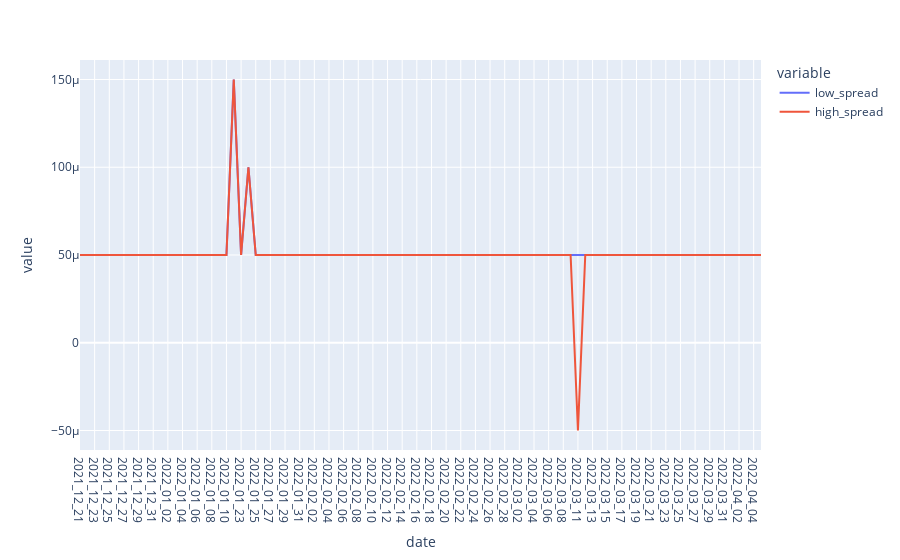

Notebook code cell kept with this figure:
### Code cell
# px.line(df, x='date', y=['min_intensity', 'max_intensity'])
# px.line(df, x='date', y=['min_volatility', 'max_volatility'])

df_removed = df[(np.abs(df.low_spread) < 0.0019)]
# df_removed = df.copy()
px.line(df_removed, x='date', y=['low_spread', 'high_spread'])

### Figure 1 — Plotly figure (JSON) as saved in the notebook; plotly's stock layout.template omitted (floating-point values rounded to 4 significant figures)
{"data": [{"hovertemplate": "variable=low_spread<br>date=%{x}<br>value=%{y}<extra></extra>", "legendgroup": "low_spread", "line": {"color": "#636efa", "dash": "solid"}, "marker": {"symbol": "circle"}, "mode": "lines", "name": "low_spread", "orientation": "v", "showlegend": true, "type": "scatter", "x": ["2021_12_21", "2021_12_22", "2021_12_23", "2021_12_24", "2021_12_25", "2021_12_26", "2021_12_27", "2021_12_28", "2021_12_29", "2021_12_30", "2021_12_31", "2022_01_01", "2022_01_02", "2022_01_03", "2022_01_04", "2022_01_05", "2022_01_06", "2022_01_07", "2022_01_08", "2022_01_09", "2022_01_10", "2022_01_22", "2022_01_23", "2022_01_24", "2022_01_25", "2022_01_26", "2022_01_27", "2022_01_28", "2022_01_29", "2022_01_30", "2022_01_31", "2022_02_01", "2022_02_02", "2022_02_03", "2022_02_04", "2022_02_05", "2022_02_06", "2022_02_07", "2022_02_08", "2022_02_09", "2022_02_10", "2022_02_11", "2022_02_12", "2022_02_13", "2022_02_14", "2022_02_15", "2022_02_16", "2022_02_17", "2022_02_18", "2022_02_19", "2022_02_20", "2022_02_21", "2022_02_22", "2022_02_23", "2022_02_24", "2022_02_25", "2022_02_26", "2022_02_27", "2022_02_28", "2022_03_01", "2022_03_02", "2022_03_03", "2022_03_04", "2022_03_05", "2022_03_06", "2022_03_07", "2022_03_08", "2022_03_09", "2022_03_11", "2022_03_12", "2022_03_13", "2022_03_14", "2022_03_15", "2022_03_16", "2022_03_17", "2022_03_18", "2022_03_19", "2022_03_20", "2022_03_21", "2022_03_22", "2022_03_23", "2022_03_24", "2022_03_25", "2022_03_26", "2022_03_27", "2022_03_28", "2022_03_29", "2022_03_30", "2022_03_31", "2022_04_01", "2022_04_02", "2022_04_03", "2022_04_04", "2022_04_05"], "xaxis": "x", "y": [5e-05, 5e-05, 5e-05, 5e-05, 5e-05, 5e-05, 5e-05, 5e-05, 5e-05, 5e-05, 5e-05, 5e-05, 5e-05, 5e-05, 5e-05, 5e-05, 5e-05, 5e-05, 5e-05, 5e-05, 5e-05, 0.00015, 5e-05, 0.0001, 5e-05, 5e-05, 5e-05, 5e-05, 5e-05, 5e-05, 5e-05, 5e-05, 5e-05, 5e-05, 5e-05, 5e-05, 5e-05, 5e-05, 5e-05, 5e-05, 5e-05, 5e-05, 5e-05, 5e-05, 5e-05, 5e-05, 5e-05, 5e-05, 5e-05, 5e-05, 5e-05, 5e-05, 5e-05, 5e-05, 5e-05, 5e-05, 5e-05, 5e-05, 5e-05, 5e-05, 5e-05, 5e-05, 5e-05, 5e-05, 5e-05, 5e-05, 5e-05, 5e-05, 5e-05, 5e-05, 5e-05, 5e-05, 5e-05, 5e-05, 5e-05, 5e-05, 5e-05, 5e-05, 5e-05, 5e-05, 5e-05, 5e-05, 5e-05, 5e-05, 5e-05, 5e-05, 5e-05, 5e-05, 5e-05, 5e-05, 5e-05, 5e-05, 5e-05, 5e-05], "yaxis": "y"}, {"hovertemplate": "variable=high_spread<br>date=%{x}<br>value=%{y}<extra></extra>", "legendgroup": "high_spread", "line": {"color": "#EF553B", "dash": "solid"}, "marker": {"symbol": "circle"}, "mode": "lines", "name": "high_spread", "orientation": "v", "showlegend": true, "type": "scatter", "x": ["2021_12_21", "2021_12_22", "2021_12_23", "2021_12_24", "2021_12_25", "2021_12_26", "2021_12_27", "2021_12_28", "2021_12_29", "2021_12_30", "2021_12_31", "2022_01_01", "2022_01_02", "2022_01_03", "2022_01_04", "2022_01_05", "2022_01_06", "2022_01_07", "2022_01_08", "2022_01_09", "2022_01_10", "2022_01_22", "2022_01_23", "2022_01_24", "2022_01_25", "2022_01_26", "2022_01_27", "2022_01_28", "2022_01_29", "2022_01_30", "2022_01_31", "2022_02_01", "2022_02_02", "2022_02_03", "2022_02_04", "2022_02_05", "2022_02_06", "2022_02_07", "2022_02_08", "2022_02_09", "2022_02_10", "2022_02_11", "2022_02_12", "2022_02_13", "2022_02_14", "2022_02_15", "2022_02_16", "2022_02_17", "2022_02_18", "2022_02_19", "2022_02_20", "2022_02_21", "2022_02_22", "2022_02_23", "2022_02_24", "2022_02_25", "2022_02_26", "2022_02_27", "2022_02_28", "2022_03_01", "2022_03_02", "2022_03_03", "2022_03_04", "2022_03_05", "2022_03_06", "2022_03_07", "2022_03_08", "2022_03_09", "2022_03_11", "2022_03_12", "2022_03_13", "2022_03_14", "2022_03_15", "2022_03_16", "2022_03_17", "2022_03_18", "2022_03_19", "2022_03_20", "2022_03_21", "2022_03_22", "2022_03_23", "2022_03_24", "2022_03_25", "2022_03_26", "2022_03_27", "2022_03_28", "2022_03_29", "2022_03_30", "2022_03_31", "2022_04_01", "2022_04_02", "2022_04_03", "2022_04_04", "2022_04_05"], "xaxis": "x", "y": [5e-05, 5e-05, 5e-05, 5e-05, 5e-05, 5e-05, 5e-05, 5e-05, 5e-05, 5e-05, 5e-05, 5e-05, 5e-05, 5e-05, 5e-05, 5e-05, 5e-05, 5e-05, 5e-05, 5e-05, 5e-05, 0.00015, 5e-05, 0.0001, 5e-05, 5e-05, 5e-05, 5e-05, 5e-05, 5e-05, 5e-05, 5e-05, 5e-05, 5e-05, 5e-05, 5e-05, 5e-05, 5e-05, 5e-05, 5e-05, 5e-05, 5e-05, 5e-05, 5e-05, 5e-05, 5e-05, 5e-05, 5e-05, 5e-05, 5e-05, 5e-05, 5e-05, 5e-05, 5e-05, 5e-05, 5e-05, 5e-05, 5e-05, 5e-05, 5e-05, 5e-05, 5e-05, 5e-05, 5e-05, 5e-05, 5e-05, 5e-05, 5e-05, -5e-05, 5e-05, 5e-05, 5e-05, 5e-05, 5e-05, 5e-05, 5e-05, 5e-05, 5e-05, 5e-05, 5e-05, 5e-05, 5e-05, 5e-05, 5e-05, 5e-05, 5e-05, 5e-05, 5e-05, 5e-05, 5e-05, 5e-05, 5e-05, 5e-05, 5e-05], "yaxis": "y"}], "layout": {"legend": {"title": {"text": "variable"}, "tracegroupgap": 0}, "margin": {"t": 60}, "xaxis": {"anchor": "y", "domain": [0, 1], "title": {"text": "date"}}, "yaxis": {"anchor": "x", "domain": [0, 1], "title": {"text": "value"}}}}
